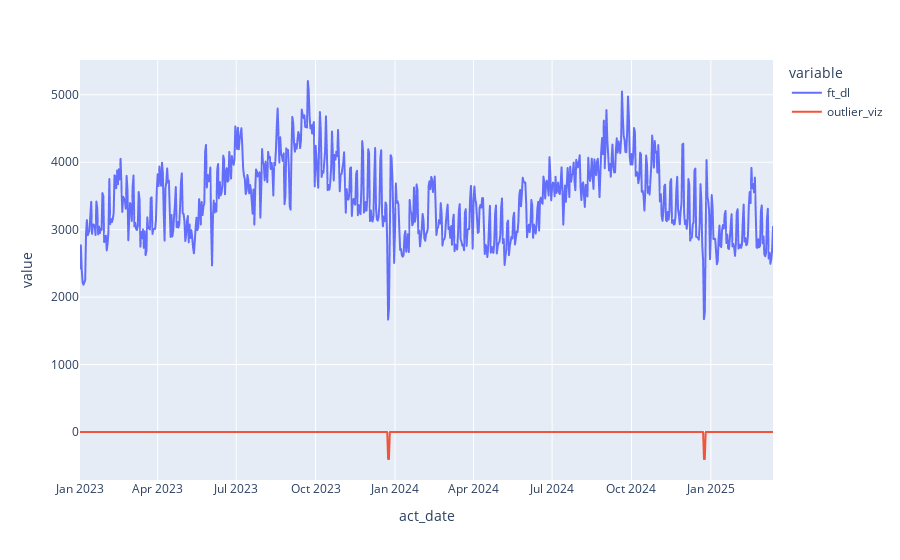

Notebook code for this chart:
### Code cell
# finding outliers with isolation forest 
from sklearn.ensemble import IsolationForest

iso_forest = IsolationForest(contamination=0.004, random_state=42)
df1['outlier_score'] = iso_forest.fit_predict(df1[['ft_dl']]) 
df1['is_outlier'] = df1['outlier_score'] == -1 
df1['outlier_viz'] = np.where(df1['outlier_score'] == 1, 0, np.where(df1['outlier_score'] == -1, -400, np.nan))

px.line(df1, x='act_date', y=['ft_dl', 'outlier_viz'])
# lowest moments are xmas day, which make sense - no need to do do any outlier replacement

### Figure 1 — Plotly figure (JSON) as saved in the notebook; plotly's stock layout.template omitted (floating-point values rounded to 4 significant figures; data arrays with more than 128 entries replaced by an {"elided": "..."} marker saying what was removed)
{"data": [{"hovertemplate": "variable=ft_dl<br>act_date=%{x}<br>value=%{y}<extra></extra>", "legendgroup": "ft_dl", "line": {"color": "#636efa", "dash": "solid"}, "marker": {"symbol": "circle"}, "mode": "lines", "name": "ft_dl", "showlegend": true, "type": "scattergl", "x": {"elided": "804 str values"}, "xaxis": "x", "y": {"elided": "804 float values"}, "yaxis": "y"}, {"hovertemplate": "variable=outlier_viz<br>act_date=%{x}<br>value=%{y}<extra></extra>", "legendgroup": "outlier_viz", "line": {"color": "#EF553B", "dash": "solid"}, "marker": {"symbol": "circle"}, "mode": "lines", "name": "outlier_viz", "showlegend": true, "type": "scattergl", "x": {"elided": "804 str values"}, "xaxis": "x", "y": {"elided": "804 float values"}, "yaxis": "y"}], "layout": {"legend": {"title": {"text": "variable"}, "tracegroupgap": 0}, "margin": {"t": 60}, "xaxis": {"anchor": "y", "domain": [0, 1], "title": {"text": "act_date"}}, "yaxis": {"anchor": "x", "domain": [0, 1], "title": {"text": "value"}}}}
